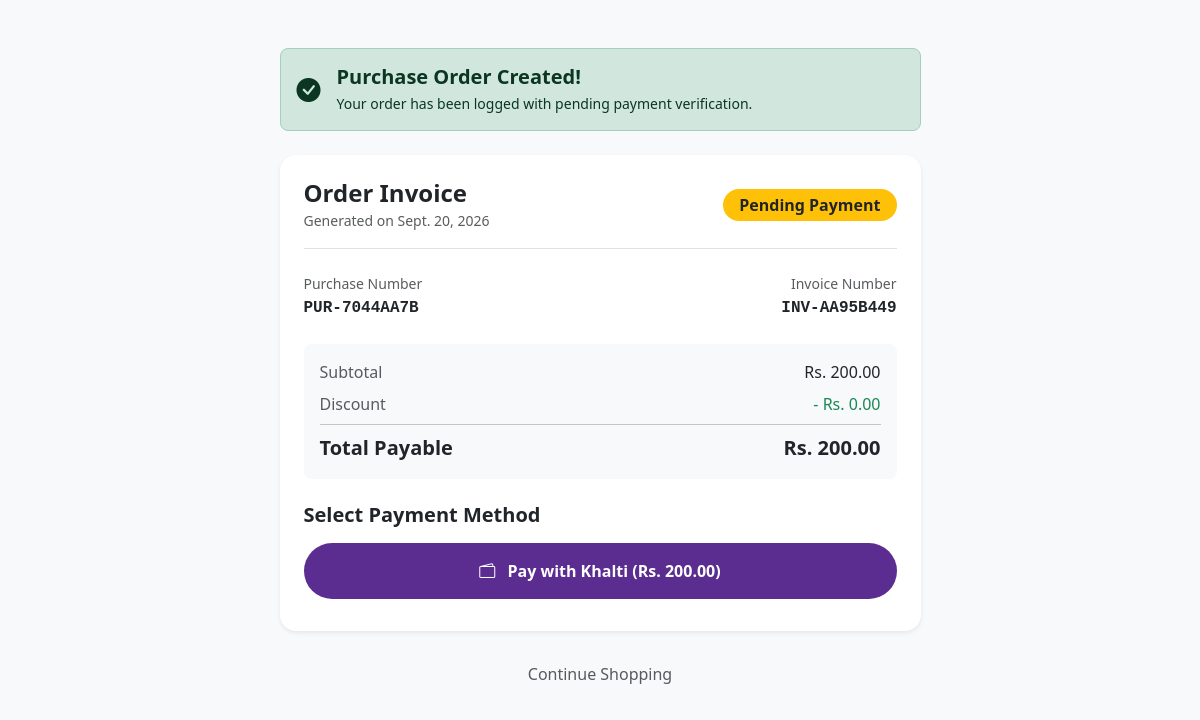
Page /florashop/products/purchase/details/1 (signed in) on the committed database.
### apps/purchase/models.py (models this page shows, shortened)
class Purchase(models.Model):
    product = models.ForeignKey(Product, on_delete=models.CASCADE)
    user = models.ForeignKey(
        settings.AUTH_USER_MODEL, on_delete=models.CASCADE
    )
    purchase_number = models.CharField(max_length=50, unique=True)
    purchase_date = models.DateField()
    invoice_number = models.CharField(max_length=50, null =True, blank= True)
    sub_total = models.DecimalField(max_digits=10, decimal_places=2, default=0.00)
    discount = models.DecimalField(max_digits=20, decimal_places=2, default=0.00)
    total = models.DecimalField(max_digits=10, decimal_places=2, default=0.00)
    is_purchase_verified = models.BooleanField(default=False)
    payment_status = models.CharField(max_length=20, choices=PaymentStatus.choices, default=PaymentStatus.PENDING)
    created_at = models.DateTimeField(auto_now_add=True)
    class Meta:
        db_table = 'purchase'

### apps/purchase/views.py (the view)
# urls.py: path('purchase/details/<int:purchase_id>', purchase_detail_view, name = "purchase_detail"),
@login_required
def purchase_detail_view(request, purchase_id):
    purchase = get_object_or_404(Purchase, id=purchase_id)
    return render(
        request, "purchase/purchase_detail.html", {"purchase": purchase}
    )

### apps/purchase/templates/purchase/purchase_detail.html (shortened to what this page needs)
{% load static %}
<!DOCTYPE html>
<html lang="en">
<head>
    <link href="https://cdn.jsdelivr.net/npm/bootstrap@5.3.0/dist/css/bootstrap.min.css" rel="stylesheet">
    <link rel="stylesheet" href="https://cdn.jsdelivr.net/npm/bootstrap-icons@1.11.0/font/bootstrap-icons.css">
</head>
<body class="bg-light">
    <div class="container py-5">
        <div class="row justify-content-center">
            <div class="col-lg-7">
                <div class="alert alert-success d-flex align-items-center rounded-3 p-3 mb-4" role="alert">
                    <i class="bi bi-check-circle-fill fs-4 me-3"></i>
                    <div>
                        <h5 class="alert-heading mb-1 fw-bold">Purchase Order Created!</h5>
                        <p class="mb-0 small">Your order has been logged with pending payment verification.</p>
                    </div>
                </div>
                <div class="card border-0 shadow-sm rounded-4 p-4 mb-4">
                    <div class="d-flex justify-content-between align-items-center border-bottom pb-3 mb-4">
                        <div>
                            <h4 class="fw-bold mb-0">Order Invoice</h4>
                            <span class="text-muted small">Generated on {{ purchase.purchase_date }}</span>
                        </div>
                        <div>
                            {% if purchase.payment_status == 'pending' %}
                            <span class="badge bg-warning text-dark px-3 py-2 rounded-pill fs-6">Pending Payment</span>
                            {% elif purchase.payment_status == 'cod' %}
                            <span class="badge bg-info text-dark px-3 py-2 rounded-pill fs-6">Cash on Delivery</span>
                            {% else %}
                            <span class="badge bg-success px-3 py-2 rounded-pill fs-6">Verified</span>
                            {% endif %}
                        </div>
                    </div>
                    <div class="row g-3 mb-4">
                        <div class="col-6">
                            <span class="text-muted small d-block">Purchase Number</span>
                            <strong class="font-monospace text-dark">{{ purchase.purchase_number }}</strong>
                        </div>
                        <div class="col-6 text-end">
                            <span class="text-muted small d-block">Invoice Number</span>
                            <strong class="font-monospace text-dark">{{ purchase.invoice_number }}</strong>
                        </div>
                    </div>
                    <div class="bg-light rounded-3 p-3 mb-4">
                        <div class="d-flex justify-content-between mb-2">
                            <span class="text-muted">Subtotal</span>
                            <span>Rs. {{ purchase.sub_total }}</span>
                        </div>
                        <div class="d-flex justify-content-between mb-2">
                            <span class="text-muted">Discount</span>
                            <span class="text-success">- Rs. {{ purchase.discount }}</span>
                        </div>
                        <hr class="my-2">
                        <div class="d-flex justify-content-between fw-bold fs-5 text-dark">
                            <span>Total Payable</span>
                            <span>Rs. {{ purchase.total }}</span>
                        </div>
                    </div>
                    <h5 class="fw-bold mb-3">Select Payment Method</h5>
                    <div class="d-grid gap-3">
                        <form method="POST" action="{% url 'payment:initiate_payment' purchase.id %}">
                            <button type="submit" class="btn btn-primary w-100 py-3 rounded-pill fw-bold mb-2"
                                style="background-color: #5c2d91; border: none;">
                                <i class="bi bi-wallet2 me-2"></i> Pay with Khalti (Rs. {{ purchase.total }})
                            </button>
                        </form>
                    </div>
                </div>
                <div class="text-center">
                    <a href="{% url 'purchase:products' %}" class="btn btn-link text-decoration-none text-muted">
                        Continue Shopping
                    </a>
                </div>
            </div>
        </div>
    </div>
</body>
</html>

### rows in the picture
Purchase: purchase_date "Sept. 20, 2026", purchase_number "PUR-7044AA7B", invoice_number "INV-AA95B449", sub_total "200.00", discount "0.00", total "200.00"
